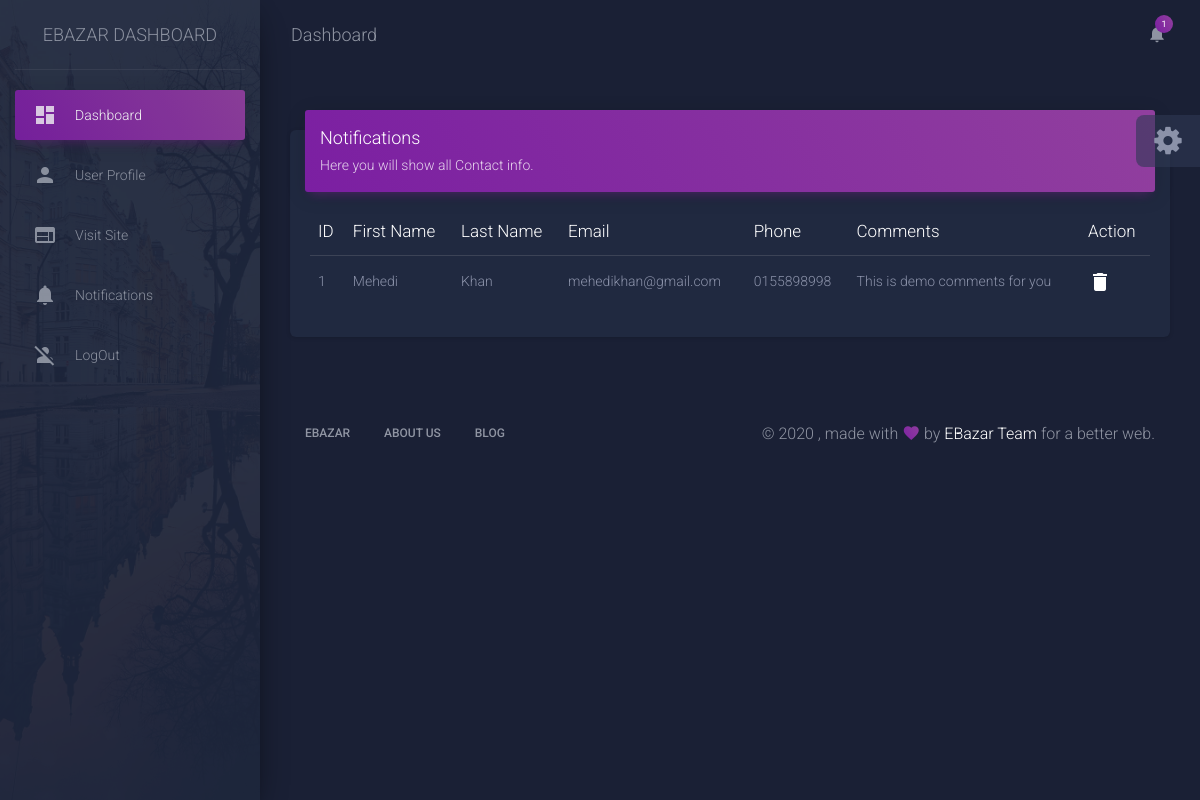
The app's page /adminsite/ContactNotificaton/ (signed in) with its own data.
### store/models/contact.py (models this page shows, shortened)
class ContactModel(models.Model):
    fname = models.CharField(max_length=10)
    lname = models.CharField(max_length=10)
    email = models.EmailField()
    phone = models.CharField(max_length=15)
    comments = models.TextField(max_length=500)
    def shortComments(self):
        mycomments = self.comments[:30]
        return mycomments

### AdminSite/views.py (the view)
# urls.py: path('ContactNotificaton/',ContactNotificaton.as_view(),name='ContactNotificaton'),
class ContactNotificaton(View):
    def get(self,request):
        contacts = ContactModel.objects.all()
        revenew = orders.Order.objects.all()
        revenewsum = 0
        for rev in revenew:
            if rev.status == True:
                revenewsum+=rev.price
        context = {
            'contacts':contacts,
            'contactscount':contacts.count(),
        }
        return render(request,'notifications.html',context)

### AdminSite/templates/notifications.html
{% extends 'adminbase.html' %}
{% block content %}
      <div class="content">
        <div class="container-fluid">
          <div class="card">
            <div class="card-header card-header-primary">
              <h4 class="card-title">Notifications</h4>
              <p class="card-category">Here you will show all Contact info.</a>
              </p>
            </div>
            <div class="card-body">
              {% if contacts %}
              <div class="row">
                <div class="col-md-12">
                  <table class="table">
                    <thead>
                      <tr>
                      <th class="text-white">ID</th>
                      <th class="text-white">First Name</th>
                      <th class="text-white">Last Name</th>
                      <th class="text-white">Email</th>
                      <th class="text-white">Phone</th>
                      <th class="text-white">Comments</th>
                      <th class="text-white">Action</th>
                    </tr>
                    </thead>
                    <tbody>
                      {% for contact in contacts %}
                      <tr>
                        <td>{{ forloop.counter }}</td>
                        <td>{{ contact.fname }}</td>
                        <td>{{ contact.lname }}</td>
                        <td>{{ contact.email }}</td>
                        <td>{{ contact.phone }}</td>
                        <td>{{ contact.comments }}</td>
                        <td><a href="{% url 'deletecontact' contact.id %}"> <i class="material-icons">delete</i></a></td>
                      </tr>
                      {% endfor %}
                    </tbody>
                  </table>
                </div>
              </div>
              {% endif %}
          </div>
        </div>
      </div>
{% endblock %}

### records on screen
ContactModel: fname "Mehedi", lname "Khan", email "mehedikhan@gmail.com", phone "0155898998", comments "This is demo comments for you"

### other values on screen
{{ contactscount }} "1"
